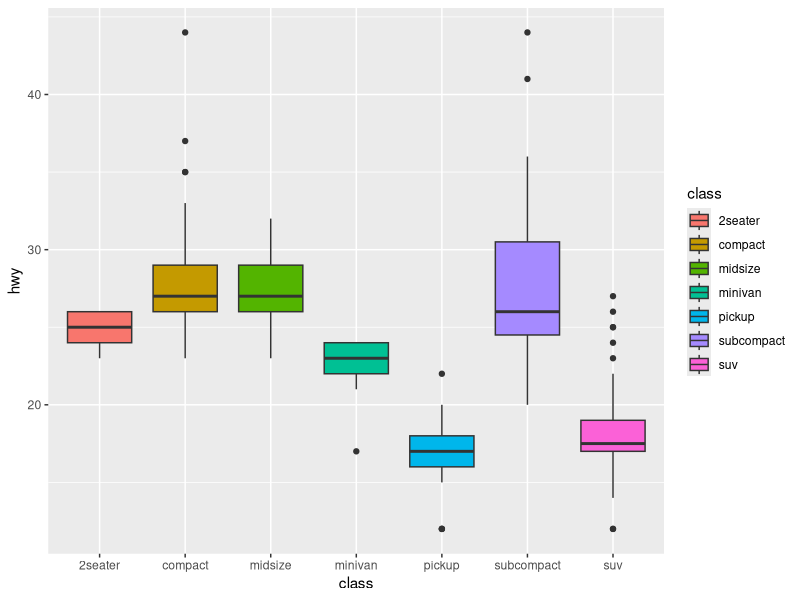

Recreate this plot in R.
## ---- chunk 1
## Global options
knitr::opts_chunk$set(cache = TRUE)
## ---- chunk 2
grade = data.frame(name = c("小明","小红","小方"), chinese = c(90,89,93), math = c(88,95,89), english = c(94,95,91))
## ---- chunk 3
knitr::kable(grade)
## ---- chunk 4
grade$total = grade$chinese + grade$math + grade$english
knitr::kable(grade)
## ---- chunk 5
library(tidyverse)
## ---- chunk 6
mpg %>% 
  ggplot(aes(x=class, y=hwy, fill=class)) + 
  geom_boxplot()
